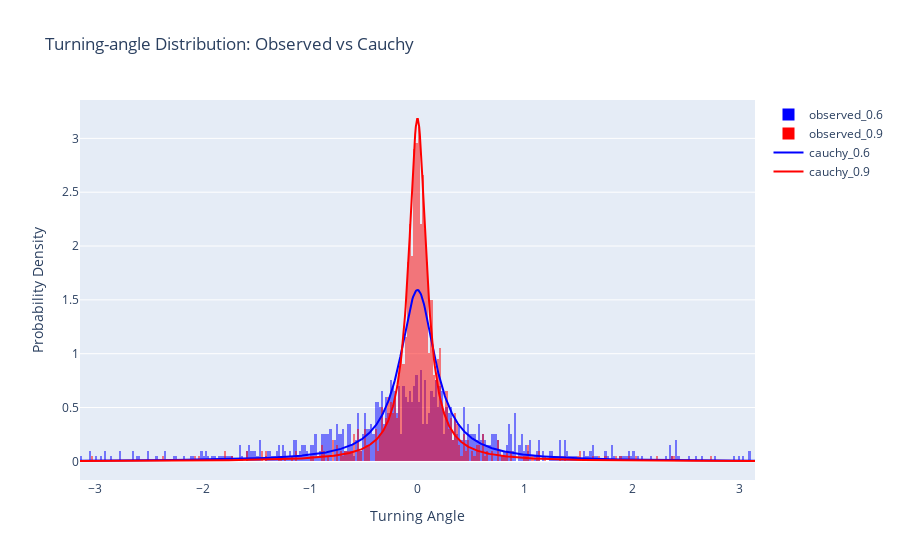

This figure's notebook cell:
### Markdown cell above
## PLOT

### Code cell
fig = go.Figure()


fig.add_trace(go.Histogram(
    x=turning_angles_1,
    nbinsx=1000,
    histnorm='probability density',
    name='observed_0.6',
    marker=dict(color='blue', opacity=0.5)
))

fig.add_trace(go.Histogram(
    x=turning_angles_2,
    nbinsx=1000,
    histnorm='probability density',
    name='observed_0.9',
    marker=dict(color='red', opacity=0.5)
))

fig.add_trace(go.Scatter(
    x=x_vals,
    y=cauchy_dist_1,
    mode='lines',
    name='cauchy_0.6',
    line=dict(color='blue', width=2)
))

fig.add_trace(go.Scatter(
    x=x_vals,
    y=cauchy_dist_2,
    mode='lines',
    name='cauchy_0.9',
    line=dict(color='red', width=2)
))

fig.update_layout(
    title='Turning-angle Distribution: Observed vs Cauchy',
    xaxis_title='Turning Angle',
    yaxis_title='Probability Density',
    barmode='overlay',
    showlegend=True,
    xaxis_range=[-np.pi, np.pi] 
)

fig.show()

### Figure 1 — Plotly figure (JSON) as saved in the notebook; plotly's stock layout.template omitted (floating-point values rounded to 4 significant figures; data arrays with more than 128 entries replaced by an {"elided": "..."} marker saying what was removed)
{"data": [{"histnorm": "probability density", "marker": {"color": "blue", "opacity": 0.5}, "name": "observed_0.6", "nbinsx": 1000, "type": "histogram", "x": {"elided": "998 float values"}}, {"histnorm": "probability density", "marker": {"color": "red", "opacity": 0.5}, "name": "observed_0.9", "nbinsx": 1000, "type": "histogram", "x": {"elided": "998 float values"}}, {"line": {"color": "blue", "width": 2}, "mode": "lines", "name": "cauchy_0.6", "type": "scatter", "x": {"elided": "1000 float values"}, "y": {"elided": "1000 float values"}}, {"line": {"color": "red", "width": 2}, "mode": "lines", "name": "cauchy_0.9", "type": "scatter", "x": {"elided": "1000 float values"}, "y": {"elided": "1000 float values"}}], "layout": {"barmode": "overlay", "showlegend": true, "title": {"text": "Turning-angle Distribution: Observed vs Cauchy"}, "xaxis": {"range": [-3.142, 3.142], "title": {"text": "Turning Angle"}}, "yaxis": {"title": {"text": "Probability Density"}}}}
